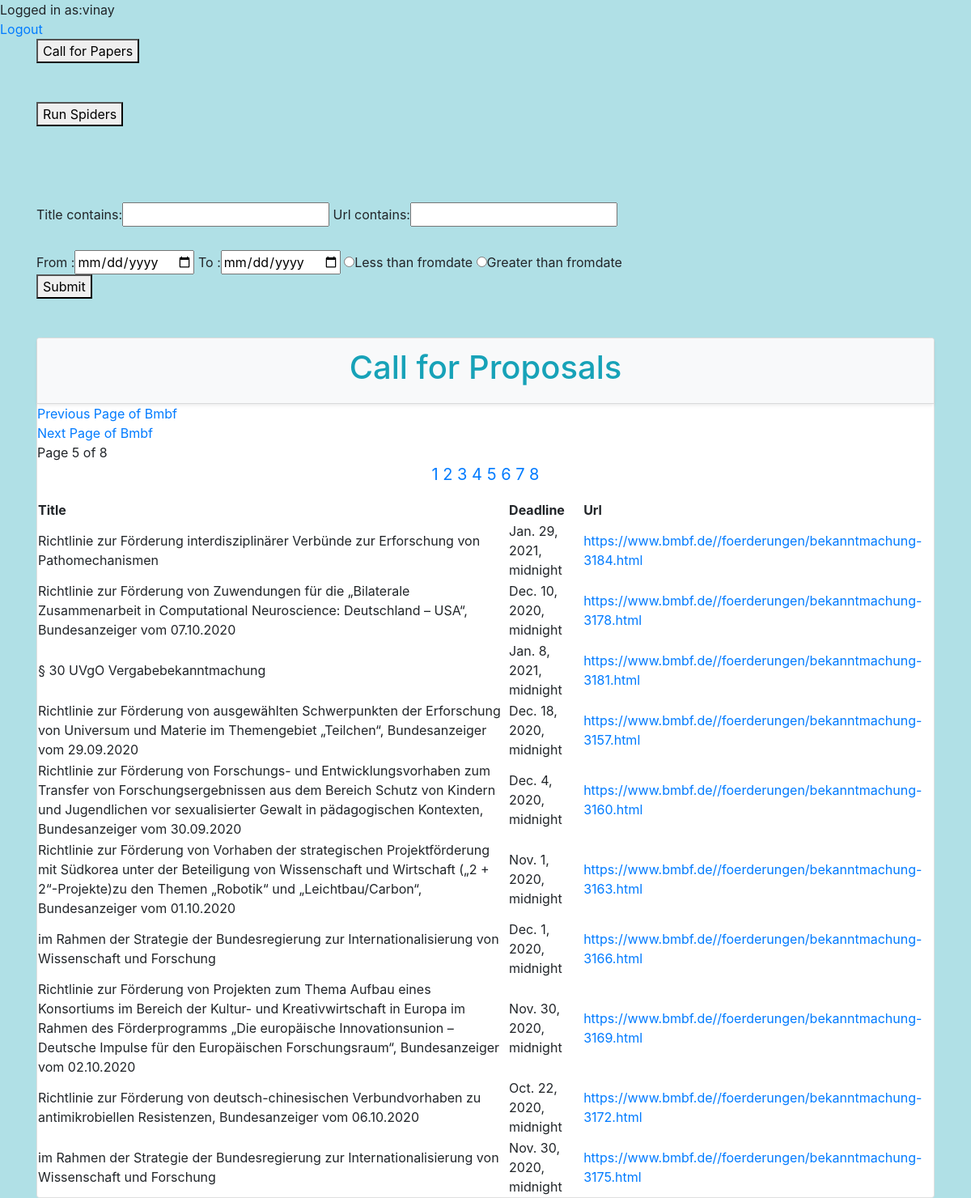
Screenshot of /dashboard/?page=5 (signed in) with the database file from the repository.
### questions/models.py (models this page shows)
class Bmbf_model(models.Model):
    Title = models.CharField(max_length=1024)
    Dates = models.DateTimeField(null='True')
    Url = models.CharField(max_length=1024)
    Deadline =models.DateTimeField(null='True')

### questions/views.py (the view)
# urls.py: path('dashboard/',views.get_Call_for_Proposals, name="dashboard"),#views function
@cache_control(no_cache=True, must_revalidate=True, no_store=True)
@login_required(login_url='login_url')
def get_Call_for_Proposals(request):#used for searching with filter
                count = 0
                Restart = request.GET.get('Restart')#Restarting the server
                Restartagain = request.GET.get('Restartagain')
                if Restart:
                    import random
                    import string
                    reading_file = open(
                        "C:/Users/Vinay/PycharmProjects/callspiderproj/scrapy_django/questions/views.py", "r")
                    letters = string.ascii_lowercase
                    random_comments = "#" + ''.join(random.choice(letters) for i in range(10))
                    print(random_comments)
                    n = random.random()
                    list_of_lines = reading_file.readlines()
                    x = "Line2\n"
                    list_of_lines[1000] = random_comments
                    reading_file = open(
                        "C:/Users/Vinay/PycharmProjects/callspiderproj/scrapy_django/questions/views.py", "w")
                    reading_file.writelines(list_of_lines)
                    reading_file.close()
                    contextwiki = dict()
                    contextwiki['contextwiki'] = Wiki_model.objects.all()
                    contextwiki = OrderFilter(request.GET, queryset=Wiki_model.objects.all())
                    contextBmbf = dict()
                    contextBmbf['contextBmbf'] = Bmbf_model.objects.all()
                    contextBmbf = OrderFilter1(request.GET, queryset=Bmbf_model.objects.all())
                    stuff_items = Bmbf_model.objects.values('Title', 'Url', 'Deadline').distinct()[::-1]
                    stuff_items1 = Wiki_model.objects.values('Title', 'Where', 'Url', 'Deadline').distinct()[::-1]
                    paginator = Paginator(stuff_items, 10)
                    p1 = Paginator(stuff_items1, 10)
                    page_num = request.GET.get('page', 1)
                    try:
                        page = paginator.page(page_num)
                    except EmptyPage:
                        page = paginator.page(1)
                    buttons=1
                    context = {
                        'contextwiki': contextwiki,
                        'contextBmbf': contextBmbf,
                        'contextpage': page,
                        'buttons': buttons,
                    }
                    return render(request, 'dashboard.html', context)  # till here
                else:
                    buttons = 0
                    contextwiki = dict()
                    contextwiki['contextwiki'] = Wiki_model.objects.all()
                    contextwiki = OrderFilter(request.GET, queryset=Wiki_model.objects.all())
                    contextBmbf = dict()
                    contextBmbf['contextBmbf'] = Bmbf_model.objects.all()
                    contextBmbf = OrderFilter1(request.GET, queryset=Bmbf_model.objects.all())
                    stuff_items = Bmbf_model.objects.values('Title', 'Url', 'Deadline').distinct()[::-1]
                    stuff_items1 = Wiki_model.objects.values('Title', 'Where', 'Url', 'Deadline').distinct()[::-1]
                    paginator = Paginator(stuff_items, 10)
                    p1 = Paginator(stuff_items1, 10)
                    page_num = request.GET.get('page', 1)
                    try:
                        page = paginator.page(page_num)
                    except EmptyPage:
                        page = paginator.page(1)
                    context = {
                        'contextwiki': contextwiki,
                        'contextBmbf': contextBmbf,
                        'contextpage': page,
                        'buttons': buttons,
                    }
                    return render(request, 'dashboard.html', context)  # till here

### templates/dashboard.html (shortened to what this page needs)
{% extends "index.html" %}
{% load static %}
{% block content %}
<div>Logged in as:{{user.username}}</div>
<a href="{% url 'logout' %}">Logout</a>
<div class="container">
    <form method="get" action="/Call_for_Papers">
        <button type="submit" >Call for Papers</button>
    </form>
    <br><br>
<form method="get" >
         <button id ="buttons" type="submit"   value="Restart" onclick="myFunction()" name="Restart" >Run Spiders</button>
     </form>
</div>
<head>
</head>
<body>
<div id="div1" class="show">
  </div>
</body>
<br/><br/>
                <div class="container">
                        <form method="get" action="/Call_for_Proposals_Search_Result">
                            {{ contextBmbf.form }}
                            <br><br>
                            <div>
                            From :<input type="date" name="fromdate"/>
                             To :<input type="date" name="todate"/>
                            <input value="Lesserdates" type="radio" name="extremes">Less than fromdate
                            <input value="Greaterdates" type="radio" name="extremes">Greater than fromdate
                               </div>
                            <button type="submit" >Submit</button>
                        </form>
                </div>
<br/><br/>
   <div class="container">
                <form class="card">
                    <div class="card-header shadow-sm bg-light">
                        <h1 class="display-6 text-info" align="center" > Call for Proposals </h1>
                    </div>
                    <form method ="GET">
                    <table>
                        <tr>
                            <th>Title</th>
                            <th>Deadline</th>
                            <th>Url</th>
                        </tr>
        {% if contextpage.has_previous %}
        <a href="{% url 'dashboard' %}?page={{contextpage.previous_page_number}}"> Previous Page of Bmbf </a>
        {% endif %}
           {% if contextpage.has_next %}
        <a href="{% url 'dashboard' %}?page={{contextpage.next_page_number}}">Next Page of Bmbf</a>
        {% endif %}
        <span class="">
            Page {{contextpage.number}} of {{ contextpage.paginator.num_pages }}
        </span>
                <p>{% for pg in contextpage.paginator.page_range %}
            {% if contextpage.number == pg %}
                <span class="active"><a href="?page={{pg}}" >{{pg}}</a></span>
            {% else %}
                <span><a href="?page={{pg}}" >{{pg}}</a></span>
            {% endif %}
        {% endfor %}
        </p>
         {% for items_page in contextpage %}
             <tr>
                <td>{{items_page.Title}}</td>
                 <td >{{items_page.Deadline}}</td>
                 <td><a href="{{items_page.Url}}"> {{items_page.Url}} </a></td>
             </tr>
             {% endfor %}
    </table>
                </form>
                </form>
                </div>
{% endblock %}

### templates/dashboard.html (style rules this page uses)
p { text-align: center; font-size: 20px; margin-top: 0px; }
.show { -o-transition: opacity 1s; -moz-transition: opacity 1s; -webkit-transition: opacity 1s; transition: opacity 1s; opacity:1; }

### rows the page displays
Bmbf_model: Title "Richtlinie zur Förderung interdisziplinärer Verbünde zur Erforschung von Pathomechanismen", Deadline "Jan. 29, 2021, midnight", Url "https://www.bmbf.de//foerderungen/bekanntmachung-3184.html"
Bmbf_model: Title "Richtlinie zur Förderung von Zuwendungen für die „Bilaterale Zusammenarbeit in Computational Neuroscience: Deutschland – USA“, Bundesanzeiger vom 07.10.2020", Deadline "Dec. 10, 2020, midnight", Url "https://www.bmbf.de//foerderungen/bekanntmachung-3178.html"
Bmbf_model: Title "§ 30 UVgO Vergabebekanntmachung", Deadline "Jan. 8, 2021, midnight", Url "https://www.bmbf.de//foerderungen/bekanntmachung-3181.html"
Bmbf_model: Title "Richtlinie zur Förderung von ausgewählten Schwerpunkten der Erforschung von Universum und Materie im Themengebiet „Teilchen“, Bundesanzeiger vom 29.09.2020", Deadline "Dec. 18, 2020, midnight", Url "https://www.bmbf.de//foerderungen/bekanntmachung-3157.html"
Bmbf_model: Title "Richtlinie zur Förderung von Forschungs- und Entwicklungsvorhaben zum Transfer von Forschungsergebnissen aus dem Bereich Schutz von Kindern und Jugendlichen vor sexualisierter Gewalt in pädagogischen Kontexten, Bundesanzeiger vom 30.09.2020", Deadline "Dec. 4, 2020, midnight", Url "https://www.bmbf.de//foerderungen/bekanntmachung-3160.html"
Bmbf_model: Title "Richtlinie zur Förderung von Vorhaben der strategischen Projektförderung mit Südkorea unter der Beteiligung von Wissenschaft und Wirtschaft („2 + 2“-Projekte)zu den Themen „Robotik“ und „Leichtbau/Carbon“, Bundesanzeiger vom 01.10.2020", Deadline "Nov. 1, 2020, midnight", Url "https://www.bmbf.de//foerderungen/bekanntmachung-3163.html"
Bmbf_model: Title "im Rahmen der Strategie der Bundesregierung zur Internationalisierung von Wissenschaft und Forschung", Deadline "Dec. 1, 2020, midnight", Url "https://www.bmbf.de//foerderungen/bekanntmachung-3166.html"
Bmbf_model: Title "Richtlinie zur Förderung von Projekten zum Thema Aufbau eines Konsortiums im Bereich der Kultur- und Kreativwirtschaft in Europa im Rahmen des Förderprogramms „Die europäische Innovationsunion – Deutsche Impulse für den Europäischen Forschungsraum“, Bundesanzeiger vom 02.10.2020", Deadline "Nov. 30, 2020, midnight", Url "https://www.bmbf.de//foerderungen/bekanntmachung-3169.html"
Bmbf_model: Title "Richtlinie zur Förderung von deutsch-chinesischen Verbundvorhaben zu antimikrobiellen Resistenzen, Bundesanzeiger vom 06.10.2020", Deadline "Oct. 22, 2020, midnight", Url "https://www.bmbf.de//foerderungen/bekanntmachung-3172.html"
Bmbf_model: Title "im Rahmen der Strategie der Bundesregierung zur Internationalisierung von Wissenschaft und Forschung", Deadline "Nov. 30, 2020, midnight", Url "https://www.bmbf.de//foerderungen/bekanntmachung-3175.html"

### other values shown
{{ user.username }} "vinay"
{{ contextpage.number }} "5"
{{ contextpage.paginator.num_pages }} "8"
{{ pg }} "1" "2" "3" "4" "6" "7" "8"
{{ pg }} "5"
